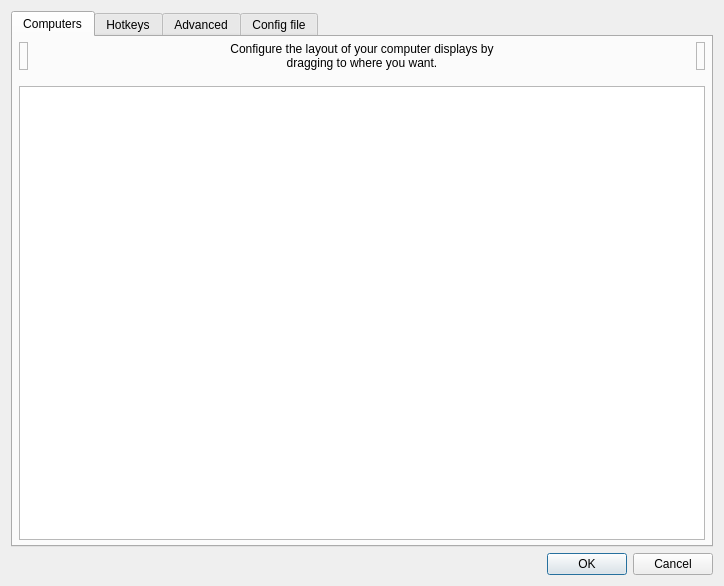
<?xml version="1.0" encoding="UTF-8"?>
<ui version="4.0">
 <class>ServerConfigDialog</class>
 <widget class="QDialog" name="ServerConfigDialog">
  <property name="geometry">
   <rect>
    <x>0</x>
    <y>0</y>
    <width>724</width>
    <height>586</height>
   </rect>
  </property>
  <property name="minimumSize">
   <size>
    <width>0</width>
    <height>0</height>
   </size>
  </property>
  <property name="windowTitle">
   <string>Server Configuration</string>
  </property>
  <layout class="QVBoxLayout">
   <item>
    <widget class="QTabWidget" name="tabWidget">
     <widget class="QWidget" name="tabComputers">
      <attribute name="title">
       <string>Computers</string>
      </attribute>
      <layout class="QVBoxLayout">
       <property name="leftMargin">
        <number>6</number>
       </property>
       <property name="topMargin">
        <number>5</number>
       </property>
       <property name="rightMargin">
        <number>6</number>
       </property>
       <property name="bottomMargin">
        <number>5</number>
       </property>
       <item>
        <layout class="QHBoxLayout" name="layoutComputers">
         <property name="spacing">
          <number>6</number>
         </property>
         <item>
          <widget class="TrashScreenWidget" name="lblRemoveScreen">
           <property name="acceptDrops">
            <bool>true</bool>
           </property>
           <property name="toolTip">
            <string>Drag a computer from the grid to the trashcan to remove it.</string>
           </property>
           <property name="frameShape">
            <enum>QFrame::Shape::StyledPanel</enum>
           </property>
           <property name="frameShadow">
            <enum>QFrame::Shadow::Raised</enum>
           </property>
          </widget>
         </item>
         <item>
          <spacer name="horizontalSpacer_21">
           <property name="orientation">
            <enum>Qt::Orientation::Horizontal</enum>
           </property>
           <property name="sizeHint" stdset="0">
            <size>
             <width>40</width>
             <height>20</height>
            </size>
           </property>
          </spacer>
         </item>
         <item>
          <widget class="QLabel" name="label_2">
           <property name="sizePolicy">
            <sizepolicy hsizetype="Preferred" vsizetype="Preferred">
             <horstretch>1</horstretch>
             <verstretch>0</verstretch>
            </sizepolicy>
           </property>
           <property name="maximumSize">
            <size>
             <width>310</width>
             <height>16777215</height>
            </size>
           </property>
           <property name="text">
            <string>Configure the layout of your computer displays by dragging to where you want.</string>
           </property>
           <property name="alignment">
            <set>Qt::AlignmentFlag::AlignCenter</set>
           </property>
           <property name="wordWrap">
            <bool>true</bool>
           </property>
           <property name="indent">
            <number>-1</number>
           </property>
          </widget>
         </item>
         <item>
          <spacer name="horizontalSpacer_22">
           <property name="orientation">
            <enum>Qt::Orientation::Horizontal</enum>
           </property>
           <property name="sizeHint" stdset="0">
            <size>
             <width>40</width>
             <height>20</height>
            </size>
           </property>
          </spacer>
         </item>
         <item>
          <widget class="NewScreenWidget" name="lblNewScreen">
           <property name="toolTip">
            <string>Drag to the grid to add a new computer.</string>
           </property>
           <property name="frameShape">
            <enum>QFrame::Shape::StyledPanel</enum>
           </property>
           <property name="frameShadow">
            <enum>QFrame::Shadow::Raised</enum>
           </property>
          </widget>
         </item>
        </layout>
       </item>
       <item>
        <spacer name="verticalSpacer">
         <property name="orientation">
          <enum>Qt::Orientation::Vertical</enum>
         </property>
         <property name="sizeType">
          <enum>QSizePolicy::Policy::Fixed</enum>
         </property>
         <property name="sizeHint" stdset="0">
          <size>
           <width>20</width>
           <height>10</height>
          </size>
         </property>
        </spacer>
       </item>
       <item>
        <widget class="ScreenSetupView" name="screenSetupView">
         <property name="sizePolicy">
          <sizepolicy hsizetype="MinimumExpanding" vsizetype="Expanding">
           <horstretch>0</horstretch>
           <verstretch>0</verstretch>
          </sizepolicy>
         </property>
         <property name="acceptDrops">
          <bool>true</bool>
         </property>
         <property name="autoFillBackground">
          <bool>false</bool>
         </property>
        </widget>
       </item>
      </layout>
     </widget>
     <widget class="QWidget" name="tabHotkeys">
      <attribute name="title">
       <string>Hotkeys</string>
      </attribute>
      <layout class="QHBoxLayout" name="_2">
       <item>
        <widget class="QGroupBox" name="groupHotkeys">
         <property name="title">
          <string>&amp;Hotkeys</string>
         </property>
         <layout class="QGridLayout" name="_3">
          <item row="0" column="0" rowspan="4">
           <widget class="QListWidget" name="listHotkeys"/>
          </item>
          <item row="0" column="1">
           <widget class="QPushButton" name="btnNewHotkey">
            <property name="enabled">
             <bool>true</bool>
            </property>
            <property name="text">
             <string>&amp;New</string>
            </property>
            <property name="icon">
             <iconset theme="QIcon::ThemeIcon::ListAdd"/>
            </property>
           </widget>
          </item>
          <item row="1" column="1">
           <widget class="QPushButton" name="btnEditHotkey">
            <property name="enabled">
             <bool>false</bool>
            </property>
            <property name="text">
             <string>&amp;Edit</string>
            </property>
            <property name="icon">
             <iconset theme="document-edit"/>
            </property>
           </widget>
          </item>
          <item row="2" column="1">
           <widget class="QPushButton" name="btnRemoveHotkey">
            <property name="enabled">
             <bool>false</bool>
            </property>
            <property name="text">
             <string>&amp;Remove</string>
            </property>
            <property name="icon">
             <iconset theme="QIcon::ThemeIcon::ListRemove"/>
            </property>
           </widget>
          </item>
          <item row="3" column="1">
           <spacer name="hotkeySpacer">
            <property name="orientation">
             <enum>Qt::Orientation::Vertical</enum>
            </property>
            <property name="sizeHint" stdset="0">
             <size>
              <width>75</width>
              <height>161</height>
             </size>
            </property>
           </spacer>
          </item>
         </layout>
        </widget>
       </item>
       <item>
        <widget class="QGroupBox" name="groupActions">
         <property name="font">
          <font>
           <kerning>true</kerning>
          </font>
         </property>
         <property name="title">
          <string>A&amp;ctions</string>
         </property>
         <layout class="QGridLayout">
          <item row="0" column="0" rowspan="4">
           <widget class="QListWidget" name="listActions"/>
          </item>
          <item row="0" column="1">
           <widget class="QPushButton" name="btnNewAction">
            <property name="enabled">
             <bool>false</bool>
            </property>
            <property name="text">
             <string>Ne&amp;w</string>
            </property>
            <property name="icon">
             <iconset theme="QIcon::ThemeIcon::ListAdd"/>
            </property>
           </widget>
          </item>
          <item row="1" column="1">
           <widget class="QPushButton" name="btnEditAction">
            <property name="enabled">
             <bool>false</bool>
            </property>
            <property name="text">
             <string>E&amp;dit</string>
            </property>
            <property name="icon">
             <iconset theme="document-edit"/>
            </property>
           </widget>
          </item>
          <item row="2" column="1">
           <widget class="QPushButton" name="btnRemoveAction">
            <property name="enabled">
             <bool>false</bool>
            </property>
            <property name="text">
             <string>Re&amp;move</string>
            </property>
            <property name="icon">
             <iconset theme="QIcon::ThemeIcon::ListRemove"/>
            </property>
           </widget>
          </item>
          <item row="3" column="1">
           <spacer name="actionSpacer">
            <property name="orientation">
             <enum>Qt::Orientation::Vertical</enum>
            </property>
            <property name="sizeHint" stdset="0">
             <size>
              <width>20</width>
              <height>40</height>
             </size>
            </property>
           </spacer>
          </item>
         </layout>
        </widget>
       </item>
      </layout>
     </widget>
     <widget class="QWidget" name="tabAdvanced">
      <attribute name="title">
       <string>Advanced</string>
      </attribute>
      <layout class="QVBoxLayout" name="verticalLayout_2">
       <property name="leftMargin">
        <number>15</number>
       </property>
       <property name="topMargin">
        <number>15</number>
       </property>
       <property name="rightMargin">
        <number>15</number>
       </property>
       <property name="bottomMargin">
        <number>15</number>
       </property>
       <item>
        <widget class="QGroupBox" name="groupMisc">
         <property name="font">
          <font>
           <kerning>false</kerning>
          </font>
         </property>
         <property name="title">
          <string>&amp;Misc</string>
         </property>
         <layout class="QVBoxLayout" name="verticalLayout_4">
          <property name="leftMargin">
           <number>6</number>
          </property>
          <property name="topMargin">
           <number>6</number>
          </property>
          <property name="rightMargin">
           <number>6</number>
          </property>
          <property name="bottomMargin">
           <number>6</number>
          </property>
          <item>
           <widget class="QCheckBox" name="cbDisableLockToComputer">
            <property name="text">
             <string>Disable lock to computer (scroll lock key)</string>
            </property>
           </widget>
          </item>
          <item>
           <widget class="QCheckBox" name="cbDefaultLockToComputerState">
            <property name="text">
             <string>Enable lock to computer at startup</string>
            </property>
           </widget>
          </item>
          <item>
           <widget class="QCheckBox" name="cbRelativeMouseMoves">
            <property name="enabled">
             <bool>true</bool>
            </property>
            <property name="text">
             <string>Use &amp;relative mouse movements</string>
            </property>
           </widget>
          </item>
          <item>
           <widget class="QCheckBox" name="cbKeepCursorOnLeave">
            <property name="enabled">
             <bool>true</bool>
            </property>
            <property name="text">
             <string>Keep cursor &amp;visible when mouse leaves screen</string>
            </property>
           </widget>
          </item>
          <item>
           <widget class="QCheckBox" name="cbWin32KeepForeground">
            <property name="enabled">
             <bool>true</bool>
            </property>
            <property name="text">
             <string>Don't take &amp;foreground window (Windows only)</string>
            </property>
           </widget>
          </item>
          <item>
           <layout class="QHBoxLayout" name="layoutClipboard">
            <item>
             <widget class="QCheckBox" name="cbEnableClipboard">
              <property name="sizePolicy">
               <sizepolicy hsizetype="Minimum" vsizetype="Preferred">
                <horstretch>0</horstretch>
                <verstretch>0</verstretch>
               </sizepolicy>
              </property>
              <property name="text">
               <string>Enable clipboard sharing</string>
              </property>
              <property name="checked">
               <bool>true</bool>
              </property>
             </widget>
            </item>
            <item>
             <spacer name="horizontalSpacer">
              <property name="orientation">
               <enum>Qt::Orientation::Horizontal</enum>
              </property>
              <property name="sizeHint" stdset="0">
               <size>
                <width>40</width>
                <height>20</height>
               </size>
              </property>
             </spacer>
            </item>
            <item>
             <widget class="QLabel" name="label_7">
              <property name="text">
               <string>Limit to:</string>
              </property>
             </widget>
            </item>
            <item>
             <widget class="QSpinBox" name="sbClipboardSizeLimit">
              <property name="enabled">
               <bool>false</bool>
              </property>
              <property name="sizePolicy">
               <sizepolicy hsizetype="Maximum" vsizetype="Fixed">
                <horstretch>0</horstretch>
                <verstretch>0</verstretch>
               </sizepolicy>
              </property>
              <property name="suffix">
               <string>MB</string>
              </property>
              <property name="maximum">
               <number>10000</number>
              </property>
              <property name="value">
               <number>3</number>
              </property>
             </widget>
            </item>
            <item>
             <spacer name="horizontalSpacer_3">
              <property name="orientation">
               <enum>Qt::Orientation::Horizontal</enum>
              </property>
              <property name="sizeType">
               <enum>QSizePolicy::Policy::Fixed</enum>
              </property>
              <property name="sizeHint" stdset="0">
               <size>
                <width>50</width>
                <height>20</height>
               </size>
              </property>
             </spacer>
            </item>
           </layout>
          </item>
         </layout>
        </widget>
       </item>
       <item>
        <widget class="QGroupBox" name="groupSwitch">
         <property name="font">
          <font>
           <kerning>true</kerning>
          </font>
         </property>
         <property name="title">
          <string>&amp;Switching</string>
         </property>
         <layout class="QVBoxLayout">
          <property name="spacing">
           <number>6</number>
          </property>
          <property name="leftMargin">
           <number>6</number>
          </property>
          <property name="topMargin">
           <number>6</number>
          </property>
          <property name="rightMargin">
           <number>6</number>
          </property>
          <property name="bottomMargin">
           <number>6</number>
          </property>
          <item>
           <layout class="QHBoxLayout" name="_5">
            <item>
             <widget class="QCheckBox" name="cbSwitchDelay">
              <property name="enabled">
               <bool>true</bool>
              </property>
              <property name="text">
               <string>Switch &amp;after waiting</string>
              </property>
             </widget>
            </item>
            <item>
             <spacer name="spacerSwitchWait">
              <property name="orientation">
               <enum>Qt::Orientation::Horizontal</enum>
              </property>
              <property name="sizeHint" stdset="0">
               <size>
                <width>40</width>
                <height>20</height>
               </size>
              </property>
             </spacer>
            </item>
            <item>
             <widget class="QSpinBox" name="sbSwitchDelay">
              <property name="enabled">
               <bool>false</bool>
              </property>
              <property name="sizePolicy">
               <sizepolicy hsizetype="Maximum" vsizetype="Fixed">
                <horstretch>0</horstretch>
                <verstretch>0</verstretch>
               </sizepolicy>
              </property>
              <property name="suffix">
               <string>ms</string>
              </property>
              <property name="minimum">
               <number>10</number>
              </property>
              <property name="maximum">
               <number>10000</number>
              </property>
              <property name="singleStep">
               <number>10</number>
              </property>
              <property name="value">
               <number>250</number>
              </property>
             </widget>
            </item>
            <item>
             <spacer name="spacerSwitchWait_2">
              <property name="orientation">
               <enum>Qt::Orientation::Horizontal</enum>
              </property>
              <property name="sizeType">
               <enum>QSizePolicy::Policy::Fixed</enum>
              </property>
              <property name="sizeHint" stdset="0">
               <size>
                <width>50</width>
                <height>20</height>
               </size>
              </property>
             </spacer>
            </item>
           </layout>
          </item>
          <item>
           <layout class="QHBoxLayout" name="_6">
            <item>
             <widget class="QCheckBox" name="cbSwitchDoubleTap">
              <property name="enabled">
               <bool>true</bool>
              </property>
              <property name="text">
               <string>Switch on double &amp;tap within</string>
              </property>
             </widget>
            </item>
            <item>
             <spacer name="spacerDoubleTap">
              <property name="orientation">
               <enum>Qt::Orientation::Horizontal</enum>
              </property>
              <property name="sizeHint" stdset="0">
               <size>
                <width>40</width>
                <height>20</height>
               </size>
              </property>
             </spacer>
            </item>
            <item>
             <widget class="QSpinBox" name="sbSwitchDoubleTap">
              <property name="enabled">
               <bool>false</bool>
              </property>
              <property name="sizePolicy">
               <sizepolicy hsizetype="Maximum" vsizetype="Fixed">
                <horstretch>0</horstretch>
                <verstretch>0</verstretch>
               </sizepolicy>
              </property>
              <property name="suffix">
               <string>ms</string>
              </property>
              <property name="minimum">
               <number>10</number>
              </property>
              <property name="maximum">
               <number>10000</number>
              </property>
              <property name="singleStep">
               <number>10</number>
              </property>
              <property name="value">
               <number>250</number>
              </property>
             </widget>
            </item>
            <item>
             <spacer name="spacerDoubleTap_2">
              <property name="orientation">
               <enum>Qt::Orientation::Horizontal</enum>
              </property>
              <property name="sizeType">
               <enum>QSizePolicy::Policy::Fixed</enum>
              </property>
              <property name="sizeHint" stdset="0">
               <size>
                <width>50</width>
                <height>20</height>
               </size>
              </property>
             </spacer>
            </item>
           </layout>
          </item>
         </layout>
        </widget>
       </item>
       <item>
        <widget class="QGroupBox" name="groupNetwork">
         <property name="title">
          <string>&amp;Network</string>
         </property>
         <layout class="QVBoxLayout" name="verticalLayout_5">
          <property name="leftMargin">
           <number>6</number>
          </property>
          <property name="topMargin">
           <number>6</number>
          </property>
          <property name="rightMargin">
           <number>6</number>
          </property>
          <property name="bottomMargin">
           <number>6</number>
          </property>
          <item>
           <widget class="QWidget" name="widgetHeartbeat" native="true">
            <layout class="QHBoxLayout" name="groupHeartbeat">
             <property name="spacing">
              <number>9</number>
             </property>
             <property name="leftMargin">
              <number>1</number>
             </property>
             <item>
              <widget class="QCheckBox" name="cbHeartbeat">
               <property name="enabled">
                <bool>true</bool>
               </property>
               <property name="whatsThis">
                <string>&lt;html&gt;&lt;head/&gt;&lt;body&gt;&lt;p&gt;Enables the network heartbeat to ping clients every &lt;span style=&quot; font-style:italic;&quot;&gt;n&lt;/span&gt; seconds. This may help to diagnose network problems by retrying the connection if the client becomes unresponsive.&lt;/p&gt;&lt;/body&gt;&lt;/html&gt;</string>
               </property>
               <property name="text">
                <string>&amp;Check clients every</string>
               </property>
              </widget>
             </item>
             <item>
              <spacer name="spacerNetwork">
               <property name="orientation">
                <enum>Qt::Orientation::Horizontal</enum>
               </property>
               <property name="sizeHint" stdset="0">
                <size>
                 <width>40</width>
                 <height>20</height>
                </size>
               </property>
              </spacer>
             </item>
             <item>
              <widget class="QSpinBox" name="sbHeartbeat">
               <property name="enabled">
                <bool>false</bool>
               </property>
               <property name="sizePolicy">
                <sizepolicy hsizetype="Maximum" vsizetype="Fixed">
                 <horstretch>0</horstretch>
                 <verstretch>0</verstretch>
                </sizepolicy>
               </property>
               <property name="suffix">
                <string>ms</string>
               </property>
               <property name="minimum">
                <number>1000</number>
               </property>
               <property name="maximum">
                <number>30000</number>
               </property>
               <property name="singleStep">
                <number>1000</number>
               </property>
               <property name="value">
                <number>5000</number>
               </property>
              </widget>
             </item>
             <item>
              <spacer name="spacerNetwork_2">
               <property name="orientation">
                <enum>Qt::Orientation::Horizontal</enum>
               </property>
               <property name="sizeType">
                <enum>QSizePolicy::Policy::Fixed</enum>
               </property>
               <property name="sizeHint" stdset="0">
                <size>
                 <width>50</width>
                 <height>20</height>
                </size>
               </property>
              </spacer>
             </item>
            </layout>
           </widget>
          </item>
          <item>
           <layout class="QHBoxLayout" name="horizontalLayout_5">
            <item>
             <widget class="QLabel" name="labelProtocol">
              <property name="whatsThis">
               <string>&lt;html&gt;&lt;head/&gt;&lt;body&gt;&lt;p&gt;Enables compatibility with programs that use either the Synergy or Barrier protocols:&lt;/p&gt;&lt;ul style=&quot;margin-top: 0px; margin-bottom: 0px; margin-left: 0px; margin-right: 0px; -qt-list-indent: 1;&quot;&gt;&lt;li style=&quot; margin-top:12px; margin-bottom:0px; margin-left:0px; margin-right:0px; -qt-block-indent:0; text-indent:0px;&quot;&gt;Synergy 3 uses the Synergy protocol.&lt;/li&gt;&lt;li style=&quot; margin-top:0px; margin-bottom:12px; margin-left:0px; margin-right:0px; -qt-block-indent:0; text-indent:0px;&quot;&gt;Barrier, Input-Leap and Synergy 1 uses the Barrier protocol.&lt;/li&gt;&lt;/ul&gt;&lt;p&gt;A Deskflow client will automatically use either the Synergy or Barrier protocol depending on the server protocol.&lt;/p&gt;&lt;/body&gt;&lt;/html&gt;</string>
              </property>
              <property name="text">
               <string>Network protocol</string>
              </property>
             </widget>
            </item>
            <item>
             <widget class="QRadioButton" name="rbProtocolSynergy">
              <property name="text">
               <string notr="true">Synergy</string>
              </property>
              <property name="checked">
               <bool>true</bool>
              </property>
             </widget>
            </item>
            <item>
             <widget class="QRadioButton" name="rbProtocolBarrier">
              <property name="text">
               <string notr="true">Barrier</string>
              </property>
             </widget>
            </item>
           </layout>
          </item>
         </layout>
        </widget>
       </item>
      </layout>
     </widget>
     <widget class="QWidget" name="tabConfigFile">
      <property name="sizePolicy">
       <sizepolicy hsizetype="Preferred" vsizetype="Preferred">
        <horstretch>0</horstretch>
        <verstretch>0</verstretch>
       </sizepolicy>
      </property>
      <attribute name="title">
       <string>Config file</string>
      </attribute>
      <layout class="QVBoxLayout" name="verticalLayout">
       <property name="topMargin">
        <number>20</number>
       </property>
       <item>
        <widget class="QLabel" name="label_5">
         <property name="font">
          <font>
           <pointsize>18</pointsize>
           <bold>true</bold>
          </font>
         </property>
         <property name="text">
          <string>Core server config file</string>
         </property>
         <property name="textFormat">
          <enum>Qt::TextFormat::PlainText</enum>
         </property>
         <property name="alignment">
          <set>Qt::AlignmentFlag::AlignCenter</set>
         </property>
        </widget>
       </item>
       <item>
        <widget class="QLabel" name="label_6">
         <property name="text">
          <string>Use a server config file to create complex computer layouts that are not possible with the simple grid-based computer layout editor.

Enabling this setting will disable the server config GUI.</string>
         </property>
         <property name="textFormat">
          <enum>Qt::TextFormat::MarkdownText</enum>
         </property>
         <property name="alignment">
          <set>Qt::AlignmentFlag::AlignCenter</set>
         </property>
         <property name="wordWrap">
          <bool>true</bool>
         </property>
        </widget>
       </item>
       <item>
        <spacer name="verticalSpacer_4">
         <property name="orientation">
          <enum>Qt::Orientation::Vertical</enum>
         </property>
         <property name="sizeType">
          <enum>QSizePolicy::Policy::Maximum</enum>
         </property>
         <property name="sizeHint" stdset="0">
          <size>
           <width>20</width>
           <height>30</height>
          </size>
         </property>
        </spacer>
       </item>
       <item>
        <widget class="QGroupBox" name="groupExternalConfig">
         <property name="title">
          <string>Use a server config file</string>
         </property>
         <property name="checkable">
          <bool>true</bool>
         </property>
         <property name="checked">
          <bool>false</bool>
         </property>
         <layout class="QHBoxLayout" name="horizontalLayout">
          <item>
           <widget class="QWidget" name="widgetExternalConfigControls" native="true">
            <property name="enabled">
             <bool>false</bool>
            </property>
            <layout class="QHBoxLayout" name="horizontalLayout_2">
             <property name="leftMargin">
              <number>0</number>
             </property>
             <property name="topMargin">
              <number>0</number>
             </property>
             <property name="rightMargin">
              <number>0</number>
             </property>
             <property name="bottomMargin">
              <number>0</number>
             </property>
             <item>
              <widget class="QLabel" name="labelConfigFile">
               <property name="sizePolicy">
                <sizepolicy hsizetype="Maximum" vsizetype="Preferred">
                 <horstretch>0</horstretch>
                 <verstretch>0</verstretch>
                </sizepolicy>
               </property>
               <property name="minimumSize">
                <size>
                 <width>96</width>
                 <height>0</height>
                </size>
               </property>
               <property name="text">
                <string>Config file path</string>
               </property>
              </widget>
             </item>
             <item>
              <spacer name="horizontalSpacer_6">
               <property name="orientation">
                <enum>Qt::Orientation::Horizontal</enum>
               </property>
               <property name="sizeType">
                <enum>QSizePolicy::Policy::Fixed</enum>
               </property>
               <property name="sizeHint" stdset="0">
                <size>
                 <width>13</width>
                 <height>20</height>
                </size>
               </property>
              </spacer>
             </item>
             <item>
              <widget class="QLineEdit" name="lineConfigFile">
               <property name="sizePolicy">
                <sizepolicy hsizetype="Minimum" vsizetype="Fixed">
                 <horstretch>0</horstretch>
                 <verstretch>0</verstretch>
                </sizepolicy>
               </property>
               <property name="minimumSize">
                <size>
                 <width>180</width>
                 <height>0</height>
                </size>
               </property>
              </widget>
             </item>
             <item>
              <widget class="QPushButton" name="btnBrowseConfigFile">
               <property name="sizePolicy">
                <sizepolicy hsizetype="Fixed" vsizetype="Fixed">
                 <horstretch>0</horstretch>
                 <verstretch>0</verstretch>
                </sizepolicy>
               </property>
               <property name="minimumSize">
                <size>
                 <width>0</width>
                 <height>0</height>
                </size>
               </property>
               <property name="cursor">
                <cursorShape>PointingHandCursor</cursorShape>
               </property>
               <property name="text">
                <string/>
               </property>
               <property name="flat">
                <bool>true</bool>
               </property>
              </widget>
             </item>
            </layout>
           </widget>
          </item>
         </layout>
        </widget>
       </item>
       <item>
        <spacer name="verticalSpacer_1">
         <property name="orientation">
          <enum>Qt::Orientation::Vertical</enum>
         </property>
         <property name="sizeHint" stdset="0">
          <size>
           <width>20</width>
           <height>40</height>
          </size>
         </property>
        </spacer>
       </item>
      </layout>
     </widget>
    </widget>
   </item>
   <item>
    <widget class="QDialogButtonBox" name="buttonBox">
     <property name="orientation">
      <enum>Qt::Orientation::Horizontal</enum>
     </property>
     <property name="standardButtons">
      <set>QDialogButtonBox::StandardButton::Cancel|QDialogButtonBox::StandardButton::Ok</set>
     </property>
    </widget>
   </item>
  </layout>
 </widget>
 <customwidgets>
  <customwidget>
   <class>ScreenSetupView</class>
   <extends>QTableView</extends>
   <header>widgets/ScreenSetupView.h</header>
   <container>1</container>
  </customwidget>
  <customwidget>
   <class>TrashScreenWidget</class>
   <extends>QLabel</extends>
   <header>widgets/TrashScreenWidget.h</header>
  </customwidget>
  <customwidget>
   <class>NewScreenWidget</class>
   <extends>QLabel</extends>
   <header>widgets/NewScreenWidget.h</header>
  </customwidget>
 </customwidgets>
 <tabstops>
  <tabstop>screenSetupView</tabstop>
  <tabstop>listHotkeys</tabstop>
  <tabstop>btnNewHotkey</tabstop>
  <tabstop>btnEditHotkey</tabstop>
  <tabstop>btnRemoveHotkey</tabstop>
  <tabstop>listActions</tabstop>
  <tabstop>btnNewAction</tabstop>
  <tabstop>btnEditAction</tabstop>
  <tabstop>btnRemoveAction</tabstop>
  <tabstop>cbSwitchDelay</tabstop>
  <tabstop>sbSwitchDelay</tabstop>
  <tabstop>cbSwitchDoubleTap</tabstop>
  <tabstop>sbSwitchDoubleTap</tabstop>
  <tabstop>cbEnableClipboard</tabstop>
  <tabstop>sbClipboardSizeLimit</tabstop>
  <tabstop>cbHeartbeat</tabstop>
  <tabstop>sbHeartbeat</tabstop>
  <tabstop>cbRelativeMouseMoves</tabstop>
  <tabstop>cbKeepCursorOnLeave</tabstop>
  <tabstop>tabWidget</tabstop>
 </tabstops>
 <resources/>
 <connections/>
</ui>
